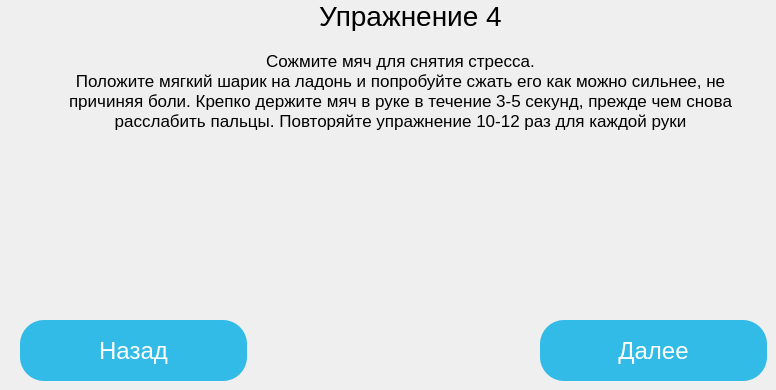
      <widget class="QWidget" name="page_7">
       <widget class="QLabel" name="main_label_7">
        <property name="geometry">
         <rect>
          <x>300</x>
          <y>0</y>
          <width>221</width>
          <height>31</height>
         </rect>
        </property>
        <property name="styleSheet">
         <string notr="true">width: 609px;
height: 227px;
left: 105px;
top: 97px;

font-family: 'Graduate';
font-style: normal;
font-weight: 400;
font-size: 28px;
line-height: 23px;
text-align: center;

color: #000000;</string>
        </property>
        <property name="text">
         <string>Упражнение 4</string>
        </property>
        <property name="alignment">
         <set>Qt::AlignCenter</set>
        </property>
        <property name="wordWrap">
         <bool>true</bool>
        </property>
       </widget>
       <widget class="QLabel" name="img_label_5">
        <property name="geometry">
         <rect>
          <x>260</x>
          <y>170</y>
          <width>281</width>
          <height>171</height>
         </rect>
        </property>
        <property name="text">
         <string/>
        </property>
        <property name="pixmap">
         <pixmap resource="res/res.qrc">:/img/img/img_5.png</pixmap>
        </property>
        <property name="alignment">
         <set>Qt::AlignCenter</set>
        </property>
       </widget>
       <widget class="QLabel" name="sub_label_5">
        <property name="geometry">
         <rect>
          <x>60</x>
          <y>40</y>
          <width>681</width>
          <height>101</height>
         </rect>
        </property>
        <property name="styleSheet">
         <string notr="true">width: 609px;
height: 227px;
left: 105px;
top: 97px;

font-family: 'Graduate';
font-style: normal;
font-weight: 400;
font-size: 17px;
line-height: 23px;
text-align: center;

color: #000000;</string>
        </property>
        <property name="text">
         <string>Сожмите мяч для снятия стресса.
Положите мягкий шарик на ладонь и попробуйте сжать его как можно сильнее, не причиняя боли. Крепко держите мяч в руке в течение 3-5 секунд, прежде чем снова расслабить пальцы. Повторяйте упражнение 10-12 раз для каждой руки</string>
        </property>
        <property name="alignment">
         <set>Qt::AlignCenter</set>
        </property>
        <property name="wordWrap">
         <bool>true</bool>
        </property>
       </widget>
       <widget class="QPushButton" name="next_pushButton_7">
        <property name="geometry">
         <rect>
          <x>540</x>
          <y>320</y>
          <width>227</width>
          <height>61</height>
         </rect>
        </property>
        <property name="styleSheet">
         <string notr="true">width: 227px;
height: 61px;
left: 287px;
top: 257px;

background: #33BBE7;
box-shadow: 0px 4px 4px rgba(0, 0, 0, 0.25), 0px 4px 4px rgba(0, 0, 0, 0.25);
border-radius: 24px;

font-family: 'Hind';
font-style: normal;
font-weight: 400;
font-size: 24px;
line-height: 38px;
text-align: center;

color: #FFFFFF;</string>
        </property>
        <property name="text">
         <string>Далее</string>
        </property>
       </widget>
       <widget class="QPushButton" name="previous_pushButton_4">
        <property name="geometry">
         <rect>
          <x>20</x>
          <y>320</y>
          <width>227</width>
          <height>61</height>
         </rect>
        </property>
        <property name="styleSheet">
         <string notr="true">width: 227px;
height: 61px;
left: 287px;
top: 257px;

background: #33BBE7;
box-shadow: 0px 4px 4px rgba(0, 0, 0, 0.25), 0px 4px 4px rgba(0, 0, 0, 0.25);
border-radius: 24px;

font-family: 'Hind';
font-style: normal;
font-weight: 400;
font-size: 24px;
line-height: 38px;
text-align: center;

color: #FFFFFF;</string>
        </property>
        <property name="text">
         <string>Назад</string>
        </property>
       </widget>
      </widget>
